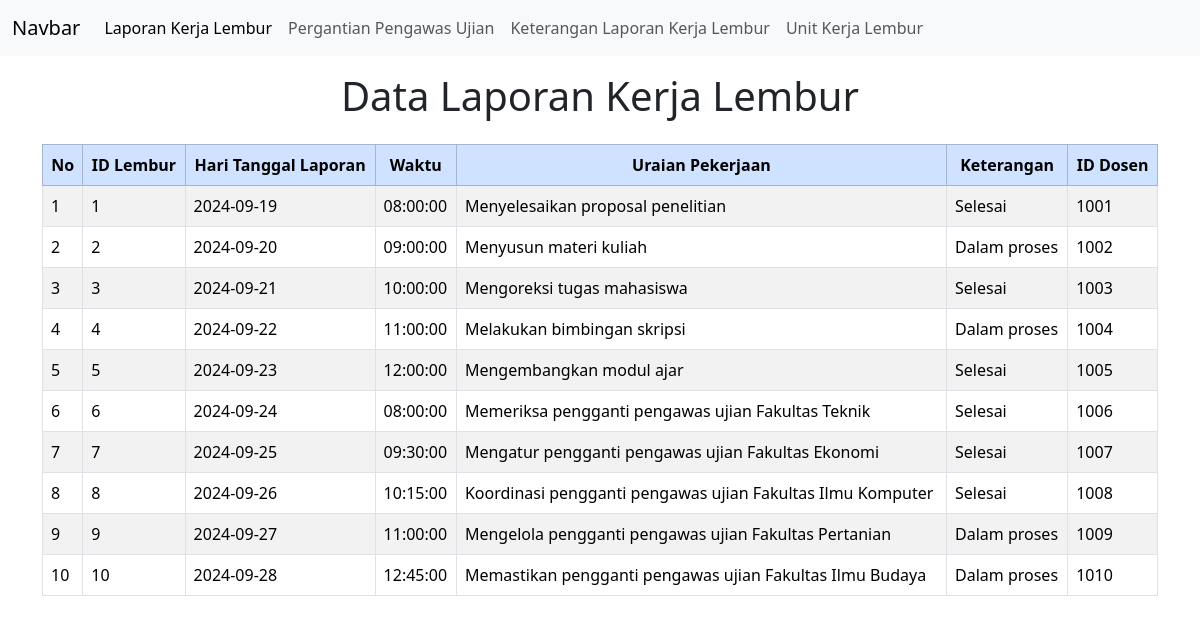
/laporanKerjaLembur.php, run on the app's committed database.
### tables this page shows
CREATE TABLE `laporan_kerja_lembur` (
  `lembur_id` int NOT NULL,
  `hari_tgl_laporan` date NOT NULL,
  `waktu` time NOT NULL,
  `uraian_pekerjaan` varchar(255) NOT NULL,
  `keterangan` varchar(255) NOT NULL,
  `dosen_id` int NOT NULL
);

### koneksi.php (called while the page is built, shortened)
<?php
class Koneksi {
  private $host = "localhost";
  private $user = "root";
  private $pass = "";
  private $dbname = "persuratan_dosen";
  public function __construct() {
    $this->conn = new mysqli($this->host, $this->user, $this->pass, $this->dbname);
  }
}
class LaporanKerjaLembur extends Koneksi {
  public function tampil_data_LaporanKerjaLembur() {
    $laporan = "SELECT * FROM laporan_kerja_lembur";
    return mysqli_query($this->conn, $laporan);
  }
}
?>

### laporanKerjaLembur.php (the view, shortened to what this page needs)
<?php
include 'koneksi.php';
include 'navbar.php';
$db = new LaporanKerjaLembur();
$data_catatan = $db->tampil_data_LaporanKerjaLembur();
?>
<!DOCTYPE html>
<html lang="en">
<head>
    <link href="https://cdn.jsdelivr.net/npm/bootstrap@5.3.3/dist/css/bootstrap.min.css" rel="stylesheet">
</head>
<body>
    <div class="container mt-3">
        <h1 class="text-center mb-4">Data Laporan Kerja Lembur</h1>
        <div class="table-responsive">
            <table class="table table-bordered table-striped table-hover">
                <thead class="table-primary text-center">
                    <tr>
                        <th>No</th>
                        <th>ID Lembur</th>
                        <th>Hari Tanggal Laporan</th>
                        <th>Waktu</th>
                        <th>Uraian Pekerjaan</th>
                        <th>Keterangan</th>
                        <th>ID Dosen</th>
                    </tr>
                </thead>
                <tbody>
                    <?php
                        $no = 1;
                        foreach($data_catatan as $row) {
                    ?>
                    <tr>
                        <td><?php echo $no++; ?></td>
                        <td><?php echo $row['lembur_id']; ?></td>
                        <td><?php echo $row['hari_tgl_laporan']; ?></td>
                        <td><?php echo $row['waktu']; ?></td>
                        <td><?php echo $row['uraian_pekerjaan']; ?></td>
                        <td><?php echo $row['keterangan']; ?></td>
                        <td><?php echo $row['dosen_id']; ?></td>
                    </tr>
                    <?php } ?>
                </tbody>
            </table>
        </div>
    </div>
</body>
</html>

### navbar.php (shortened to what this page needs)
<!DOCTYPE html>
<html lang="en">
<head>
  <link href="https://cdn.jsdelivr.net/npm/bootstrap@5.3.3/dist/css/bootstrap.min.css" rel="stylesheet">
</head>
<body>
  <nav class="navbar navbar-expand-lg bg-body-tertiary">
  <div class="container-fluid">
    <a class="navbar-brand" href="#">Navbar</a>
    <div class="collapse navbar-collapse" id="navbarNav">
      <ul class="navbar-nav">
        <li class="nav-item">
          <a class="nav-link active" aria-current="page" href="laporanKerjaLembur.php">Laporan Kerja Lembur</a>
        </li>
        <li class="nav-item">
          <a class="nav-link" href="pergantianPengawasUjian.php">Pergantian Pengawas Ujian</a>
        </li>
        <li class="nav-item">
          <a class="nav-link" href="pilihLaporanKerjaLembur.php">Keterangan Laporan Kerja Lembur</a>
        </li>
        <li class="nav-item">
          <a class="nav-link" href="pilihPengawasUjian.php">Unit Kerja Lembur</a>
        </li>
      </ul>
    </div>
  </div>
</nav>
</body>
</html>

### data on the page
laporan_kerja_lembur: lembur_id "1", hari_tgl_laporan "2024-09-19", waktu "08:00:00", uraian_pekerjaan "Menyelesaikan proposal penelitian", keterangan "Selesai", dosen "1001"
laporan_kerja_lembur: lembur_id "2", hari_tgl_laporan "2024-09-20", waktu "09:00:00", uraian_pekerjaan "Menyusun materi kuliah", keterangan "Dalam proses", dosen "1002"
laporan_kerja_lembur: lembur_id "3", hari_tgl_laporan "2024-09-21", waktu "10:00:00", uraian_pekerjaan "Mengoreksi tugas mahasiswa", keterangan "Selesai", dosen "1003"
laporan_kerja_lembur: lembur_id "4", hari_tgl_laporan "2024-09-22", waktu "11:00:00", uraian_pekerjaan "Melakukan bimbingan skripsi", keterangan "Dalam proses", dosen "1004"
laporan_kerja_lembur: lembur_id "5", hari_tgl_laporan "2024-09-23", waktu "12:00:00", uraian_pekerjaan "Mengembangkan modul ajar", keterangan "Selesai", dosen "1005"
laporan_kerja_lembur: lembur_id "6", hari_tgl_laporan "2024-09-24", waktu "08:00:00", uraian_pekerjaan "Memeriksa pengganti pengawas ujian Fakultas Teknik", keterangan "Selesai", dosen "1006"
laporan_kerja_lembur: lembur_id "7", hari_tgl_laporan "2024-09-25", waktu "09:30:00", uraian_pekerjaan "Mengatur pengganti pengawas ujian Fakultas Ekonomi", keterangan "Selesai", dosen "1007"
laporan_kerja_lembur: lembur_id "8", hari_tgl_laporan "2024-09-26", waktu "10:15:00", uraian_pekerjaan "Koordinasi pengganti pengawas ujian Fakultas Ilmu Komputer", keterangan "Selesai", dosen "1008"
laporan_kerja_lembur: lembur_id "9", hari_tgl_laporan "2024-09-27", waktu "11:00:00", uraian_pekerjaan "Mengelola pengganti pengawas ujian Fakultas Pertanian", keterangan "Dalam proses", dosen "1009"
laporan_kerja_lembur: lembur_id "10", hari_tgl_laporan "2024-09-28", waktu "12:45:00", uraian_pekerjaan "Memastikan pengganti pengawas ujian Fakultas Ilmu Budaya", keterangan "Dalam proses", dosen "1010"
